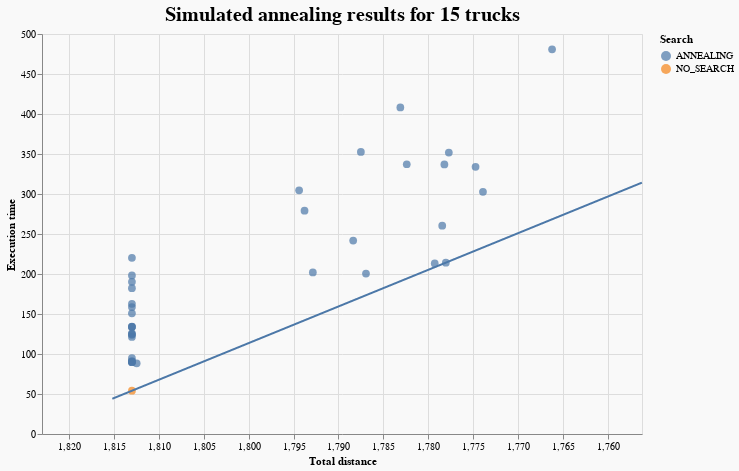

This figure's notebook cell:
### Code cell
plot_results(annealing_greedy_15, annealing_tooltips, "Simulated annealing results for 15 trucks").properties(
    width=600, height=400, background="#F9F9F9"
)

### Figure 1 — Vega-Lite specification as saved in the notebook (floating-point values rounded to 4 significant figures; data arrays with more than 128 entries replaced by an {"elided": "..."} marker saying what was removed)
{"config": {"view": {"continuousWidth": 400, "continuousHeight": 300}}, "layer": [{"data": {"name": "data-b1e3ae977e5931883c357f810a82c35d"}, "mark": {"type": "circle", "size": 60}, "encoding": {"color": {"field": "search", "title": "Search", "type": "nominal"}, "tooltip": [{"field": "heuristic", "title": "Heuristic", "type": "nominal"}, {"field": "search", "title": "Search", "type": "nominal"}, {"field": "base_solution", "title": "Base solution", "type": "nominal"}, {"field": "iterations", "title": "Iterations", "type": "quantitative"}, {"field": "TotalDistance", "title": "Total distance", "type": "quantitative"}, {"field": "execution_time", "title": "Execution time", "type": "quantitative"}, {"field": "temp_coef", "title": "Temp coef", "type": "quantitative"}], "x": {"field": "TotalDistance", "scale": {"domain": [1823.0, 1756.0]}, "title": "Total distance", "type": "quantitative"}, "y": {"field": "execution_time", "scale": {"domain": [44.09, 490.9]}, "title": "Execution time", "type": "quantitative"}}, "title": {"text": "Simulated annealing results for 15 trucks", "anchor": "middle", "fontSize": 20}}, {"data": {"name": "data-74ac894e4f89e5c6045d03aa4bfd4a28"}, "mark": "line", "encoding": {"x": {"field": "x", "scale": {"domain": [1823.0, 1756.0]}, "type": "quantitative"}, "y": {"field": "y", "type": "quantitative"}}}], "background": "#F9F9F9", "height": 400, "width": 600, "$schema": "https://vega.github.io/schema/vega-lite/v4.17.0.json", "datasets": {"data-b1e3ae977e5931883c357f810a82c35d": [{"Unnamed: 0": 23, "base_solution": "SIMPLE_GREEDY", "heuristic": "ANY_MOVE_SWAP", "search": "ANNEALING", "iterations": 3000.0, "temp_coef": 1e-05, "population_size": null, "mutation_probability": null, "tabu_queue_coef": null, "swap_any_to_generate": null, "TotalDistance": 1813.0, "TotalTime": 6.926, "UnusedTrucksCount": 0, "OrphansCount": 0, "execution_time": 133.8, "TotalFuel": 453.2, "TrucksCount": 15, "Relation": 0.0}, {"Unnamed: 0": 31, "base_solution": "SIMPLE_GREEDY", "heuristic": "ANY_EXPORTATION_TIME1", "search": "ANNEALING", "iterations": 5000.0, "temp_coef": 1e-05, "population_size": null, "mutation_probability": null, "tabu_queue_coef": null, "swap_any_to_generate": null, "TotalDistance": 1813.0, "TotalTime": 6.926, "UnusedTrucksCount": 0, "OrphansCount": 0, "execution_time": 90.64, "TotalFuel": 453.2, "TrucksCount": 15, "Relation": 0.0}, {"Unnamed: 0": 32, "base_solution": "SIMPLE_GREEDY", "heuristic": "MOVE_IN_EXPORTATION", "search": "ANNEALING", "iterations": 3000.0, "temp_coef": 0.0001, "population_size": null, "mutation_probability": null, "tabu_queue_coef": null, "swap_any_to_generate": null, "TotalDistance": 1787.0, "TotalTime": 6.751, "UnusedTrucksCount": 0, "OrphansCount": 0, "execution_time": 200.6, "TotalFuel": 446.7, "TrucksCount": 15, "Relation": 0.1776}, {"Unnamed: 0": 34, "base_solution": "SIMPLE_GREEDY", "heuristic": "ANY_EXPORTATION", "search": "ANNEALING", "iterations": 3000.0, "temp_coef": 1e-05, "population_size": null, "mutation_probability": null, "tabu_queue_coef": null, "swap_any_to_generate": null, "TotalDistance": 1788.0, "TotalTime": 6.665, "UnusedTrucksCount": 0, "OrphansCount": 0, "execution_time": 241.8, "TotalFuel": 447.1, "TrucksCount": 15, "Relation": 0.1311}, {"Unnamed: 0": 45, "base_solution": "SIMPLE_GREEDY", "heuristic": "REMOVE_LOOPS_SWAP_ANY_EXPORTATION", "search": "ANNEALING", "iterations": 5000.0, "temp_coef": 0.0001, "population_size": null, "mutation_probability": null, "tabu_queue_coef": null, "swap_any_to_generate": null, "TotalDistance": 1813.0, "TotalTime": 6.926, "UnusedTrucksCount": 0, "OrphansCount": 0, "execution_time": 158.7, "TotalFuel": 453.2, "TrucksCount": 15, "Relation": 0.0}, {"Unnamed: 0": 67, "base_solution": "SIMPLE_GREEDY", "heuristic": "ANY_EXPORTATION_TIME1", "search": "ANNEALING", "iterations": 5000.0, "temp_coef": 0.0001, "population_size": null, "mutation_probability": null, "tabu_queue_coef": null, "swap_any_to_generate": null, "TotalDistance": 1813.0, "TotalTime": 6.926, "UnusedTrucksCount": 0, "OrphansCount": 0, "execution_time": 190.2, "TotalFuel": 453.2, "TrucksCount": 15, "Relation": 0.0}, {"Unnamed: 0": 73, "base_solution": "SIMPLE_GREEDY", "heuristic": "ANY_MOVE_EXPORTATION", "search": "ANNEALING", "iterations": 5000.0, "temp_coef": 0.0001, "population_size": null, "mutation_probability": null, "tabu_queue_coef": null, "swap_any_to_generate": null, "TotalDistance": 1783.0, "TotalTime": 6.642, "UnusedTrucksCount": 0, "OrphansCount": 0, "execution_time": 408.2, "TotalFuel": 445.8, "TrucksCount": 15, "Relation": 0.0843}, {"Unnamed: 0": 93, "base_solution": "SIMPLE_GREEDY", "heuristic": "REMOVE_LOOPS_SWAP_ANY_EXPORTATION", "search": "ANNEALING", "iterations": 3000.0, "temp_coef": 1e-05, "population_size": null, "mutation_probability": null, "tabu_queue_coef": null, "swap_any_to_generate": null, "TotalDistance": 1813.0, "TotalTime": 6.926, "UnusedTrucksCount": 0, "OrphansCount": 0, "execution_time": 89.73, "TotalFuel": 453.2, "TrucksCount": 15, "Relation": 0.0}, {"Unnamed: 0": 102, "base_solution": "SIMPLE_GREEDY", "heuristic": "ANY_MOVE_SWAP", "search": "ANNEALING", "iterations": 3000.0, "temp_coef": 0.0001, "population_size": null, "mutation_probability": null, "tabu_queue_coef": null, "swap_any_to_generate": null, "TotalDistance": 1813.0, "TotalTime": 6.926, "UnusedTrucksCount": 0, "OrphansCount": 0, "execution_time": 150.9, "TotalFuel": 453.2, "TrucksCount": 15, "Relation": 0.0}, {"Unnamed: 0": 116, "base_solution": "SIMPLE_GREEDY", "heuristic": "ANY_MOVE_EXPORTATION_FIXED2", "search": "ANNEALING", "iterations": 5000.0, "temp_coef": 0.0001, "population_size": null, "mutation_probability": null, "tabu_queue_coef": null, "swap_any_to_generate": null, "TotalDistance": 1813.0, "TotalTime": 6.926, "UnusedTrucksCount": 0, "OrphansCount": 0, "execution_time": 220.2, "TotalFuel": 453.2, "TrucksCount": 15, "Relation": 0.0}, {"Unnamed: 0": 117, "base_solution": "SIMPLE_GREEDY", "heuristic": "ANY_EXPORTATION_TIME1", "search": "ANNEALING", "iterations": 3000.0, "temp_coef": 0.0001, "population_size": null, "mutation_probability": null, "tabu_queue_coef": null, "swap_any_to_generate": null, "TotalDistance": 1813.0, "TotalTime": 6.926, "UnusedTrucksCount": 0, "OrphansCount": 0, "execution_time": 134.2, "TotalFuel": 453.2, "TrucksCount": 15, "Relation": 0.0}, {"Unnamed: 0": 119, "base_solution": "SIMPLE_GREEDY", "heuristic": "ANY_EXPORTATION", "search": "ANNEALING", "iterations": 3000.0, "temp_coef": 0.0001, "population_size": null, "mutation_probability": null, "tabu_queue_coef": null, "swap_any_to_generate": null, "TotalDistance": 1793.0, "TotalTime": 6.621, "UnusedTrucksCount": 0, "OrphansCount": 0, "execution_time": 202.0, "TotalFuel": 448.2, "TrucksCount": 15, "Relation": 0.136}, {"Unnamed: 0": 125, "base_solution": "SIMPLE_GREEDY", "heuristic": "ANY_MOVE_EXPORTATION_FIXED2", "search": "ANNEALING", "iterations": 3000.0, "temp_coef": 1e-05, "population_size": null, "mutation_probability": null, "tabu_queue_coef": null, "swap_any_to_generate": null, "TotalDistance": 1813.0, "TotalTime": 6.926, "UnusedTrucksCount": 0, "OrphansCount": 0, "execution_time": 125.8, "TotalFuel": 453.2, "TrucksCount": 15, "Relation": 0.0}, {"Unnamed: 0": 153, "base_solution": "SIMPLE_GREEDY", "heuristic": "REMOVE_LOOPS_SWAP_ANY_EXPORTATION", "search": "ANNEALING", "iterations": 5000.0, "temp_coef": 1e-05, "population_size": null, "mutation_probability": null, "tabu_queue_coef": null, "swap_any_to_generate": null, "TotalDistance": 1812.0, "TotalTime": 6.989, "UnusedTrucksCount": 0, "OrphansCount": 0, "execution_time": 88.31, "TotalFuel": 453.1, "TrucksCount": 15, "Relation": 0.01541}, {"Unnamed: 0": 160, "base_solution": "SIMPLE_GREEDY", "heuristic": "ANY_MOVE_EXPORTATION", "search": "ANNEALING", "iterations": 5000.0, "temp_coef": 1e-05, "population_size": null, "mutation_probability": null, "tabu_queue_coef": null, "swap_any_to_generate": null, "TotalDistance": 1766.0, "TotalTime": 6.543, "UnusedTrucksCount": 0, "OrphansCount": 0, "execution_time": 480.9, "TotalFuel": 441.6, "TrucksCount": 15, "Relation": 0.1095}, {"Unnamed: 0": 166, "base_solution": "SIMPLE_GREEDY", "heuristic": "ANY_MOVE_SWAP", "search": "ANNEALING", "iterations": 5000.0, "temp_coef": 1e-05, "population_size": null, "mutation_probability": null, "tabu_queue_coef": null, "swap_any_to_generate": null, "TotalDistance": 1813.0, "TotalTime": 6.926, "UnusedTrucksCount": 0, "OrphansCount": 0, "execution_time": 124.8, "TotalFuel": 453.2, "TrucksCount": 15, "Relation": 0.0}, {"Unnamed: 0": 173, "base_solution": "SIMPLE_GREEDY", "heuristic": "REMOVE_LOOPS_SWAP_ANY_EXPORTATION", "search": "ANNEALING", "iterations": 3000.0, "temp_coef": 0.0001, "population_size": null, "mutation_probability": null, "tabu_queue_coef": null, "swap_any_to_generate": null, "TotalDistance": 1813.0, "TotalTime": 6.926, "UnusedTrucksCount": 0, "OrphansCount": 0, "execution_time": 124.0, "TotalFuel": 453.2, "TrucksCount": 15, "Relation": 0.0}, {"Unnamed: 0": 178, "base_solution": "SIMPLE_GREEDY", "heuristic": "ANY_EXPORTATION_PROB1", "search": "ANNEALING", "iterations": 3000.0, "temp_coef": 1e-05, "population_size": null, "mutation_probability": null, "tabu_queue_coef": null, "swap_any_to_generate": null, "TotalDistance": 1813.0, "TotalTime": 6.926, "UnusedTrucksCount": 0, "OrphansCount": 0, "execution_time": 89.76, "TotalFuel": 453.2, "TrucksCount": 15, "Relation": 0.0}, {"Unnamed: 0": 179, "base_solution": "SIMPLE_GREEDY", "heuristic": "ANY_MOVE_EXPORTATION", "search": "ANNEALING", "iterations": 3000.0, "temp_coef": 1e-05, "population_size": null, "mutation_probability": null, "tabu_queue_coef": null, "swap_any_to_generate": null, "TotalDistance": 1774.0, "TotalTime": 6.573, "UnusedTrucksCount": 0, "OrphansCount": 0, "execution_time": 302.7, "TotalFuel": 443.5, "TrucksCount": 15, "Relation": 0.157}, {"Unnamed: 0": 186, "base_solution": "SIMPLE_GREEDY", "heuristic": "REMOVE_LOOPS_MOVE_EXPORTATION", "search": "ANNEALING", "iterations": 5000.0, "temp_coef": 0.0001, "population_size": null, "mutation_probability": null, "tabu_queue_coef": null, "swap_any_to_generate": null, "TotalDistance": 1775.0, "TotalTime": 6.624, "UnusedTrucksCount": 0, "OrphansCount": 0, "execution_time": 334.0, "TotalFuel": 443.7, "TrucksCount": 15, "Relation": 0.1365}, {"Unnamed: 0": 188, "base_solution": "SIMPLE_GREEDY", "heuristic": "ANY_MOVE_EXPORTATION_FIXED2", "search": "ANNEALING", "iterations": 5000.0, "temp_coef": 1e-05, "population_size": null, "mutation_probability": null, "tabu_queue_coef": null, "swap_any_to_generate": null, "TotalDistance": 1813.0, "TotalTime": 6.926, "UnusedTrucksCount": 0, "OrphansCount": 0, "execution_time": 121.3, "TotalFuel": 453.2, "TrucksCount": 15, "Relation": 0.0}, {"Unnamed: 0": 190, "base_solution": "SIMPLE_GREEDY", "heuristic": "ANY_MOVE_SWAP", "search": "ANNEALING", "iterations": 5000.0, "temp_coef": 0.0001, "population_size": null, "mutation_probability": null, "tabu_queue_coef": null, "swap_any_to_generate": null, "TotalDistance": 1813.0, "TotalTime": 6.926, "UnusedTrucksCount": 0, "OrphansCount": 0, "execution_time": 198.3, "TotalFuel": 453.2, "TrucksCount": 15, "Relation": 0.0}, {"Unnamed: 0": 215, "base_solution": "SIMPLE_GREEDY", "heuristic": "REMOVE_LOOPS_MOVE_EXPORTATION", "search": "ANNEALING", "iterations": 3000.0, "temp_coef": 0.0001, "population_size": null, "mutation_probability": null, "tabu_queue_coef": null, "swap_any_to_generate": null, "TotalDistance": 1778.0, "TotalTime": 6.648, "UnusedTrucksCount": 0, "OrphansCount": 0, "execution_time": 214.2, "TotalFuel": 444.5, "TrucksCount": 15, "Relation": 0.218}, {"Unnamed: 0": 223, "base_solution": "SIMPLE_GREEDY", "heuristic": "ANY_MOVE_EXPORTATION_FIXED2", "search": "ANNEALING", "iterations": 3000.0, "temp_coef": 0.0001, "population_size": null, "mutation_probability": null, "tabu_queue_coef": null, "swap_any_to_generate": null, "TotalDistance": 1813.0, "TotalTime": 6.926, "UnusedTrucksCount": 0, "OrphansCount": 0, "execution_time": 162.7, "TotalFuel": 453.2, "TrucksCount": 15, "Relation": 0.0}, {"Unnamed: 0": 227, "base_solution": "SIMPLE_GREEDY", "heuristic": "ANY_EXPORTATION", "search": "ANNEALING", "iterations": 5000.0, "temp_coef": 0.0001, "population_size": null, "mutation_probability": null, "tabu_queue_coef": null, "swap_any_to_generate": null, "TotalDistance": 1794.0, "TotalTime": 6.668, "UnusedTrucksCount": 0, "OrphansCount": 0, "execution_time": 304.6, "TotalFuel": 448.6, "TrucksCount": 15, "Relation": 0.07422}, {"Unnamed: 0": 246, "base_solution": "SIMPLE_GREEDY", "heuristic": "MOVE_IN_EXPORTATION", "search": "ANNEALING", "iterations": 5000.0, "temp_coef": 0.0001, "population_size": null, "mutation_probability": null, "tabu_queue_coef": null, "swap_any_to_generate": null, "TotalDistance": 1782.0, "TotalTime": 6.675, "UnusedTrucksCount": 0, "OrphansCount": 0, "execution_time": 337.2, "TotalFuel": 445.6, "TrucksCount": 15, "Relation": 0.108}, {"Unnamed: 0": 253, "base_solution": "SIMPLE_GREEDY", "heuristic": null, "search": "NO_SEARCH", "iterations": null, "temp_coef": null, "population_size": null, "mutation_probability": null, "tabu_queue_coef": null, "swap_any_to_generate": null, "TotalDistance": 1813.0, "TotalTime": 6.926, "UnusedTrucksCount": 0, "OrphansCount": 0, "execution_time": 54.09, "TotalFuel": 453.2, "TrucksCount": 15, "Relation": 0.0}, {"Unnamed: 0": 254, "base_solution": "SIMPLE_GREEDY", "heuristic": "ANY_EXPORTATION_PROB1", "search": "ANNEALING", "iterations": 5000.0, "temp_coef": 0.0001, "population_size": null, "mutation_probability": null, "tabu_queue_coef": null, "swap_any_to_generate": null, "TotalDistance": 1813.0, "TotalTime": 6.926, "UnusedTrucksCount": 0, "OrphansCount": 0, "execution_time": 182.3, "TotalFuel": 453.2, "TrucksCount": 15, "Relation": 0.0}, {"Unnamed: 0": 257, "base_solution": "SIMPLE_GREEDY", "heuristic": "REMOVE_LOOPS_MOVE_EXPORTATION", "search": "ANNEALING", "iterations": 3000.0, "temp_coef": 1e-05, "population_size": null, "mutation_probability": null, "tabu_queue_coef": null, "swap_any_to_generate": null, "TotalDistance": 1778.0, "TotalTime": 6.642, "UnusedTrucksCount": 0, "OrphansCount": 0, "execution_time": 260.4, "TotalFuel": 444.6, "TrucksCount": 15, "Relation": 0.1673}, {"Unnamed: 0": 263, "base_solution": "SIMPLE_GREEDY", "heuristic": "ANY_EXPORTATION_PROB1", "search": "ANNEALING", "iterations": 3000.0, "temp_coef": 0.0001, "population_size": null, "mutation_probability": null, "tabu_queue_coef": null, "swap_any_to_generate": null, "TotalDistance": 1813.0, "TotalTime": 6.926, "UnusedTrucksCount": 0, "OrphansCount": 0, "execution_time": 133.9, "TotalFuel": 453.2, "TrucksCount": 15, "Relation": 0.0}, {"Unnamed: 0": 271, "base_solution": "SIMPLE_GREEDY", "heuristic": "REMOVE_LOOPS_MOVE_EXPORTATION", "search": "ANNEALING", "iterations": 5000.0, "temp_coef": 1e-05, "population_size": null, "mutation_probability": null, "tabu_queue_coef": null, "swap_any_to_generate": null, "TotalDistance": 1778.0, "TotalTime": 6.642, "UnusedTrucksCount": 0, "OrphansCount": 0, "execution_time": 351.7, "TotalFuel": 444.4, "TrucksCount": 15, "Relation": 0.1184}, {"Unnamed: 0": 273, "base_solution": "SIMPLE_GREEDY", "heuristic": "MOVE_IN_EXPORTATION", "search": "ANNEALING", "iterations": 3000.0, "temp_coef": 1e-05, "population_size": null, "mutation_probability": null, "tabu_queue_coef": null, "swap_any_to_generate": null, "TotalDistance": 1779.0, "TotalTime": 6.671, "UnusedTrucksCount": 0, "OrphansCount": 0, "execution_time": 213.2, "TotalFuel": 444.8, "TrucksCount": 15, "Relation": 0.2116}, {"Unnamed: 0": 286, "base_solution": "SIMPLE_GREEDY", "heuristic": "ANY_MOVE_EXPORTATION", "search": "ANNEALING", "iterations": 3000.0, "temp_coef": 0.0001, "population_size": null, "mutation_probability": null, "tabu_queue_coef": null, "swap_any_to_generate": null, "TotalDistance": 1794.0, "TotalTime": 6.862, "UnusedTrucksCount": 0, "OrphansCount": 0, "execution_time": 279.1, "TotalFuel": 448.4, "TrucksCount": 15, "Relation": 0.08531}, {"Unnamed: 0": 295, "base_solution": "SIMPLE_GREEDY", "heuristic": "MOVE_IN_EXPORTATION", "search": "ANNEALING", "iterations": 5000.0, "temp_coef": 1e-05, "population_size": null, "mutation_probability": null, "tabu_queue_coef": null, "swap_any_to_generate": null, "TotalDistance": 1778.0, "TotalTime": 6.649, "UnusedTrucksCount": 0, "OrphansCount": 0, "execution_time": 337.0, "TotalFuel": 444.6, "TrucksCount": 15, "Relation": 0.1228}, {"Unnamed: 0": 305, "base_solution": "SIMPLE_GREEDY", "heuristic": "ANY_EXPORTATION_PROB1", "search": "ANNEALING", "iterations": 5000.0, "temp_coef": 1e-05, "population_size": null, "mutation_probability": null, "tabu_queue_coef": null, "swap_any_to_generate": null, "TotalDistance": 1813.0, "TotalTime": 6.926, "UnusedTrucksCount": 0, "OrphansCount": 0, "execution_time": 94.81, "TotalFuel": 453.2, "TrucksCount": 15, "Relation": 0.0}, {"Unnamed: 0": 326, "base_solution": "SIMPLE_GREEDY", "heuristic": "ANY_EXPORTATION_TIME1", "search": "ANNEALING", "iterations": 3000.0, "temp_coef": 1e-05, "population_size": null, "mutation_probability": null, "tabu_queue_coef": null, "swap_any_to_generate": null, "TotalDistance": 1813.0, "TotalTime": 6.926, "UnusedTrucksCount": 0, "OrphansCount": 0, "execution_time": 90.64, "TotalFuel": 453.2, "TrucksCount": 15, "Relation": 0.0}, {"Unnamed: 0": 330, "base_solution": "SIMPLE_GREEDY", "heuristic": "ANY_EXPORTATION", "search": "ANNEALING", "iterations": 5000.0, "temp_coef": 1e-05, "population_size": null, "mutation_probability": null, "tabu_queue_coef": null, "swap_any_to_generate": null, "TotalDistance": 1788.0, "TotalTime": 6.704, "UnusedTrucksCount": 0, "OrphansCount": 0, "execution_time": 352.6, "TotalFuel": 446.9, "TrucksCount": 15, "Relation": 0.08531}], "data-74ac894e4f89e5c6045d03aa4bfd4a28": {"elided": "2702 records"}}}
